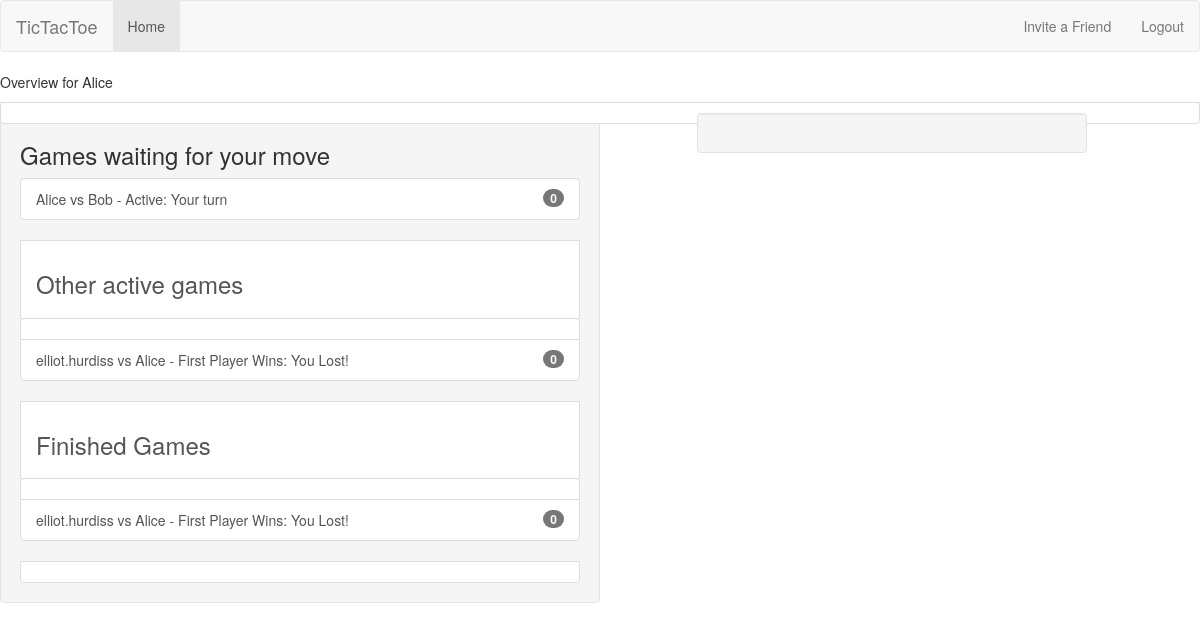
The app's page /user/home (signed in), older data.
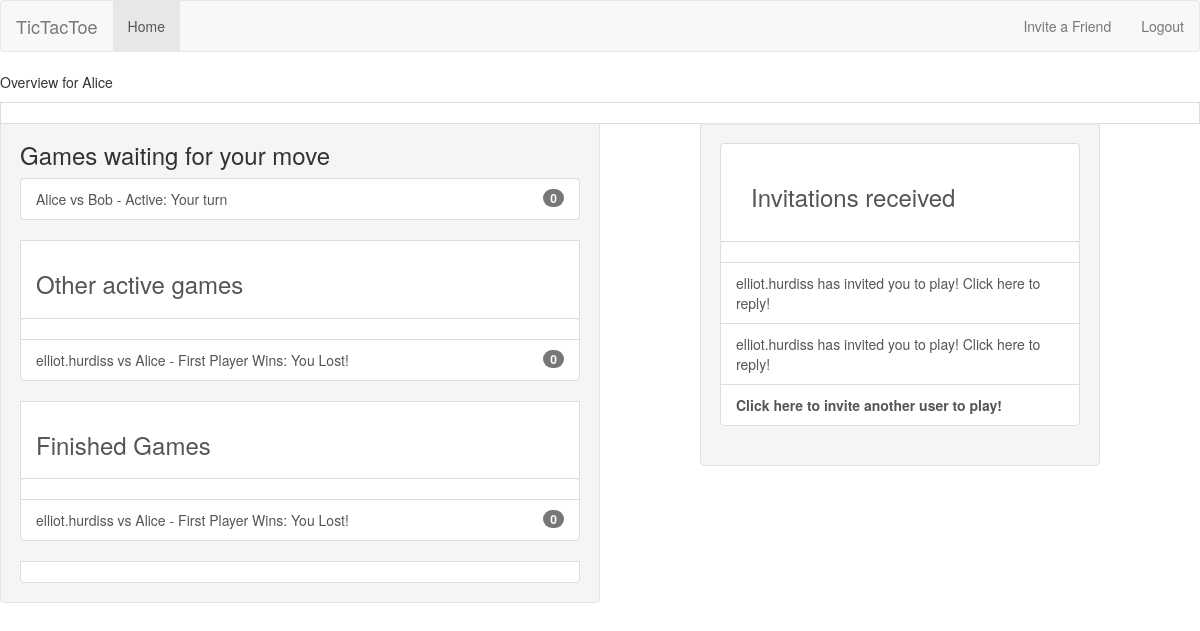
The same page, newer data.
### tictactoe/models.py (models this page shows, shortened)
class Game(models.Model):
    first_player = models.ForeignKey(User, related_name="games_first_player")
    second_player = models.ForeignKey(User, related_name="games_second_player")
    next_to_move = models.ForeignKey(User, related_name="games_to_move")
    start_time = models.DateTimeField(auto_now_add=True)
    last_active = models.DateTimeField(auto_now=True)
    status = models.CharField(max_length=1, default='A', choices=GAME_STATUS_CHOICES)
    objects = GamesManager()
    def __str__(self):
        return "{0} vs {1} - {2}".format(self.first_player, self.second_player, self.get_status_display())

class Invitation(models.Model):
    from_user = models.ForeignKey(User, related_name="invitations_sent")
    to_user = models.ForeignKey(User, related_name="invitations_received", verbose_name="User to invite", help_text="Please select an opponent")
    message = models.CharField(max_length=300, blank=True, verbose_name="Send a message", help_text="Give them some chat!! " )
    timestamp = models.DateTimeField(auto_now_add=True)

### user/views.py (the view)
@login_required()
def home(request):
    my_games = Game.objects.games_for_user(request.user)
    active_games = my_games.filter(status="A")
    finished_games = my_games.exclude(status="A")
    waiting_games = my_games.filter(next_to_move = request.user)
    waiting_invites = request.user.invitations_received.all()
    other_games = my_games.exclude(next_to_move = request.user)
    context = {
        "other_games": other_games,
        "waiting_games": waiting_games,
        "finished_games": finished_games,
        "invitations_received": waiting_invites
    }
    return render(request, "user/home.html", context)

### tictactoe/models.py (called while the page is built)
    def games_for_user(self, user):
        return super(GamesManager, self).get_queryset().filter(
            Q(first_player_id=user.id)| Q(second_player_id=user.id))

### user/templates/user/home.html (shortened to what this page needs)
{% extends "base.html" %}
{% block content %}
    <p> Overview for {{ user.username }}</p>
    <div class = "well col-md-6">
        {% include "game_list_snippet.html" with header="Games waiting for your move" games_list=waiting_games %}
        {% include "game_list_snippet.html" with header="Other active games" games_list=other_games %}
        {% include "game_list_snippet.html" with header="Finished Games" games_list=finished_games%}
    </div>
    <div class="well col-md-4 col-md-push-1">
    {% if invitations_received %}
        <h3 class="panel-heading"> Invitations received </h3>
        <div class="list-group">
            {% for inv in invitations_received %}
                <a class="list-group-item" href={% url 'tictactoe_accept_invitation' pk=inv.id %}>
                    {{ inv.from_user.username }} has invited you to play! Click here to reply!
            {% empty %}
                <a class="list-group-item" style="font-weight: bold" href={% url 'tictactoe_invite' %}>
                Click here to invite another user to play!
            </a>
            {% endfor %}
            <a class="list-group-item" style="font-weight: bold" href={% url 'tictactoe_invite' %}>
                Click here to invite another user to play!
        </div>
    {% endif %}
    </div>
{% endblock content %}

### tictactoe/templates/game_list_snippet.html
<h3 class="panel-header"> {{ header }}</h3>
<div class="list-group">
    {% for game in games_list %}
        <a class="list-group-item" href={% url 'tictactoe_game_detail' pk=game.id %}>
            {{ game }}:
            {% if game.status == "A" %}
                {% if game.next_to_move == user %} Your turn {% else %} Waiting for opponents move {% endif %}
            {% elif game.status == "D" %}
                Draw
            {% elif game.status == "F" and user == game.first_player %}
                You Won!
            {% elif game.status == "S" and user == game.second_player %}
                You Won!
            {% else %}
                You Lost!
            {% endif %}
            <span class="badge">{{ game.move_set.count }}</span>
        {% empty %}
            <span class="list-group-item">No games available</span>
        </a>
    {% endfor %}
</div>

Row changes from the older to the newer data that the page shows:
added Invitation: from_user.username "elliot.hurdiss"
added Invitation: from_user.username "elliot.hurdiss"
Text that changed along with them:
text now shown: "Invitations received Click here to invite another user to play!"
